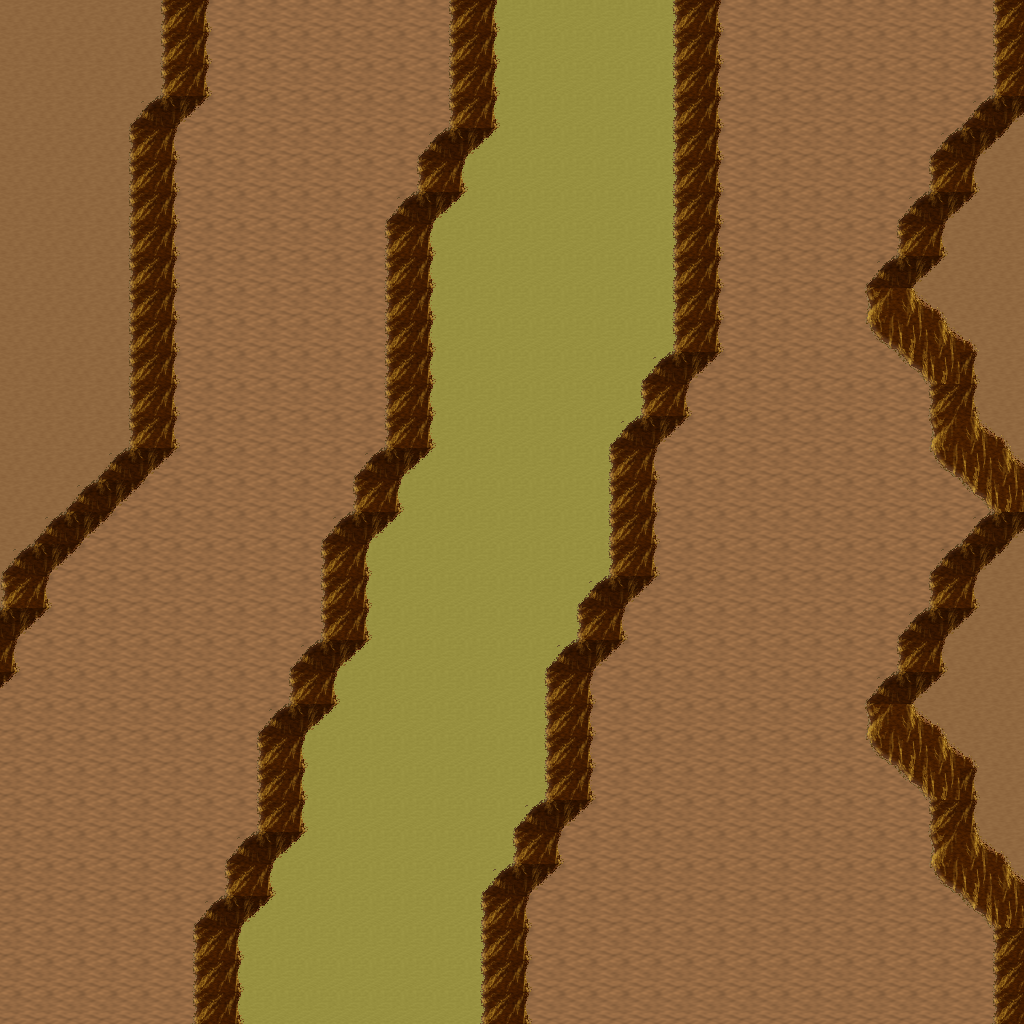

Tiled map render using the project's own tile images. Description and the map definition, with tile-layer contents summarised, below:
An orthogonal 32x32 tile map with 32x32 px tiles, 5 tile layers (Ground, Objects, Objects2, Above, ...), 1 hidden layer not drawn, 8 tilesets.

<map version="1.10" tiledversion="1.11.0" orientation="orthogonal" renderorder="right-down" width="32" height="32" tilewidth="32" tileheight="32" infinite="0" nextlayerid="11" nextobjectid="1">
 <tileset firstgid="1" name="logic_collision" tilewidth="32" tileheight="32" tilecount="1" columns="1">
  <image source="../drawable/logic_collision.png" width="32" height="32" />
 </tileset>
 <tileset firstgid="2" name="ground_ground" tilewidth="32" tileheight="32" tilecount="33" columns="3">
  <image source="../drawable/ground_ground.png" width="96" height="352" />
 </tileset>
 <tileset firstgid="35" name="ground_ridge_earth_pale" tilewidth="32" tileheight="32" tilecount="96" columns="12">
  <image source="../drawable/ground_ridge_earth_pale.png" width="384" height="256" />
 </tileset>
 <tileset firstgid="131" name="ground_ridge_earth_dark" tilewidth="32" tileheight="32" tilecount="96" columns="12">
  <image source="../drawable/ground_ridge_earth_dark.png" width="384" height="256" />
 </tileset>
 <tileset firstgid="227" name="terrain_desert" tilewidth="32" tileheight="32" tilecount="88" columns="8">
  <image source="../drawable/terrain_desert.png" width="256" height="352" />
 </tileset>
 <tileset firstgid="315" name="plant_tree_tree_darkgreen" tilewidth="32" tileheight="32" tilecount="88" columns="8">
  <image source="../drawable/plant_tree_tree_darkgreen.png" width="256" height="352" />
 </tileset>
 <tileset firstgid="403" name="plant_cactus_2" tilewidth="32" tileheight="32" tilecount="10" columns="5">
  <image source="../drawable/plant_cactus_2.png" width="160" height="64" />
 </tileset>
 <tileset firstgid="413" name="ground_sand_2" tilewidth="32" tileheight="32" tilecount="15" columns="5">
  <image source="../drawable/ground_sand_2.png" width="160" height="96" />
 </tileset>
 <layer id="1" name="Ground" width="32" height="32">
  <data>[1024 cells, 1024 non-empty, 3 distinct tile ids]</data>
 </layer>
 <layer id="2" name="Objects" width="32" height="32">
  <data>[1024 cells, 265 non-empty, 11 distinct tile ids]</data>
 </layer>
 <layer id="3" name="Objects2" width="32" height="32">
  <data>[1024 cells, 0 non-empty, 0 distinct tile ids]</data>
 </layer>
 <layer id="4" name="Above" width="32" height="32">
  <data>[1024 cells, 0 non-empty, 0 distinct tile ids]</data>
 </layer>
 <layer id="5" name="Above2" width="32" height="32">
  <data>[1024 cells, 0 non-empty, 0 distinct tile ids]</data>
 </layer>
 <layer id="6" name="Walkable" width="32" height="32" visible="0">
  <data>[1024 cells, 124 non-empty, 1 distinct tile ids]</data>
 </layer>
 <objectgroup id="7" name="Mapevents" />
 <objectgroup id="8" name="Spawn" />
 <objectgroup id="9" name="Keys" />
 <objectgroup id="10" name="Replace" />
</map>
